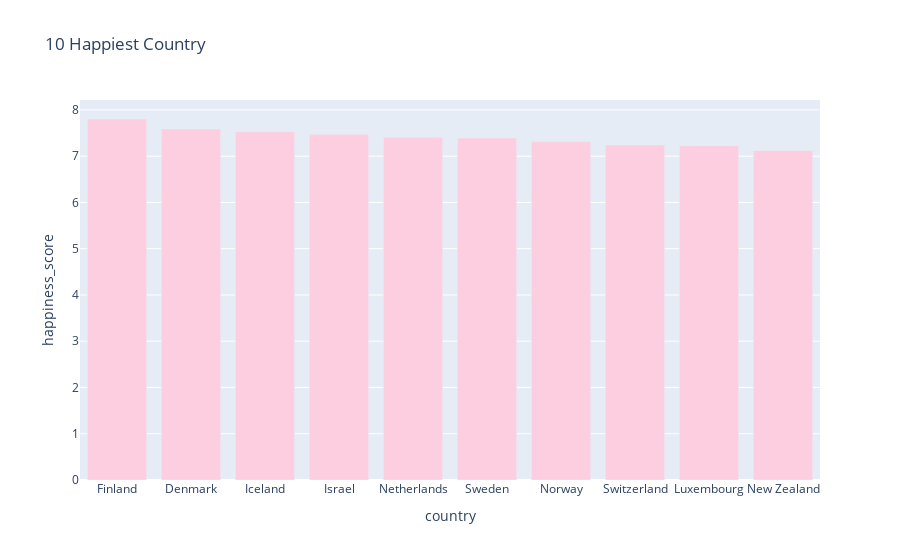

This figure's notebook cell:
### Code cell
df_happiness = px.data.gapminder()
fig = px.bar(df_top10, x='country', y='happiness_score', labels={'y':'happiness_score'},
             hover_data=['country'],
             title='10 Happiest Country', color_discrete_sequence=['#FDCEDF'])
fig

### Figure 1 — Plotly figure (JSON) as saved in the notebook; plotly's stock layout.template omitted (floating-point values rounded to 4 significant figures)
{"data": [{"alignmentgroup": "True", "hovertemplate": "country=%{x}<br>happiness_score=%{y}<extra></extra>", "legendgroup": "", "marker": {"color": "#FDCEDF", "pattern": {"shape": ""}}, "name": "", "offsetgroup": "", "orientation": "v", "showlegend": false, "textposition": "auto", "type": "bar", "x": ["Finland", "Denmark", "Iceland", "Israel", "Netherlands", "Sweden", "Norway", "Switzerland", "Luxembourg", "New Zealand"], "xaxis": "x", "y": [7.804, 7.586, 7.53, 7.473, 7.403, 7.395, 7.315, 7.24, 7.228, 7.123], "yaxis": "y"}], "layout": {"barmode": "relative", "legend": {"tracegroupgap": 0}, "title": {"text": "10 Happiest Country"}, "xaxis": {"anchor": "y", "domain": [0, 1], "title": {"text": "country"}}, "yaxis": {"anchor": "x", "domain": [0, 1], "title": {"text": "happiness_score"}}}}
